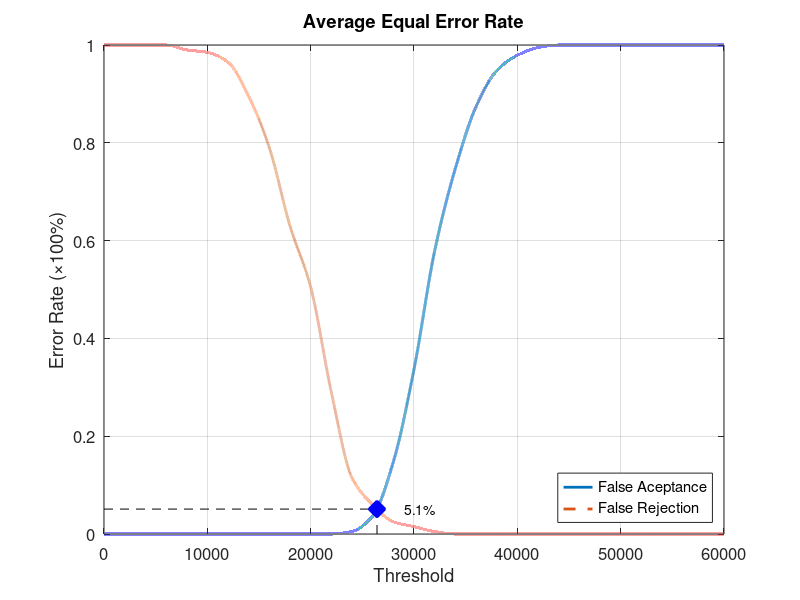
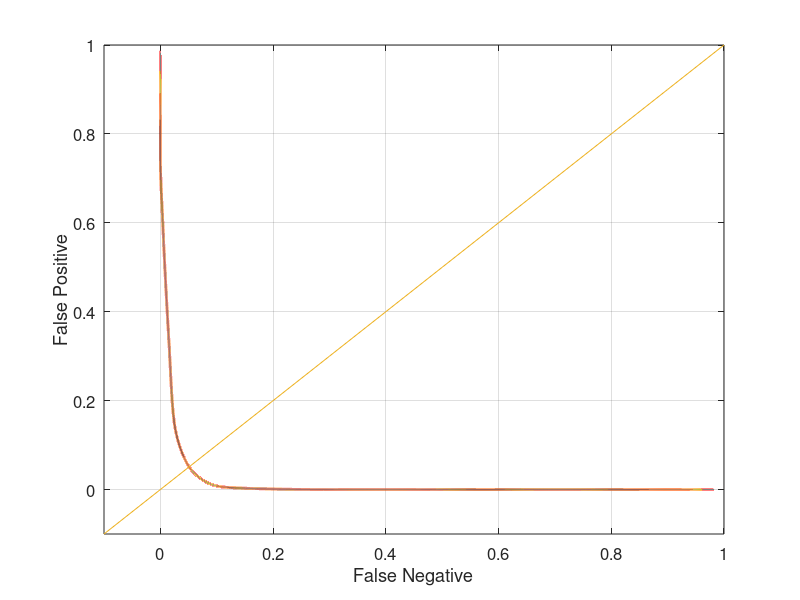

Here is the MATLAB script that generated these plots, in order:
function yEER = Database2_3
close all;
clear;
clc;
x = 0:2000:60000;
xq = 0:0.5:60000;

y0 = [0 0 0 0 0 0 0 0 0 0 0 0 0.00526316 0.0368421 0.147368 0.336842 0.578947 0.747368 0.873684 0.947368 0.978947 0.994737 1 1 1 1 1 1 1 1 1];
yy0 = interp1(x, y0, xq, 'pchip');
y1 = [1 1 1 1 0.99 0.985 0.965 0.895 0.79 0.63 0.505 0.29 0.115 0.06 0.025 0.015 0.005 0 0 0 0 0 0 0 0 0 0 0 0 0 0];
yy1 = interp1(x, y1, xq, 'pchip');

% Calculating EER: 
y2 = abs(y0 - y1);
find(y2 == min(y2))
yy2 = abs(yy0 - yy1);
xEER = find(yy2 == min(yy2));
xEERIndex = xq(xEER) % X-axis EER
yEER = yy0(xEER) % Y-axis EER

main = figure
plot(xq, yy0,'-','LineWidth', 2);	hold on
plot(xq, yy1,'--','LineWidth', 2);	hold on
plot([xEERIndex xEERIndex], [0 yEER], 'k--');	hold on
plot([0 xEERIndex], [yEER yEER], 'k--');	hold on
plot(xEERIndex, yEER, 'bx', 'LineWidth', 10);	hold on
text(xEERIndex + 10 * xEERIndex / 100, yEER, [num2str(round((10000 * yEER)) / 100) '%'])
legend('False Aceptance', 'False Rejection', 'Location', 'SouthEast')
xlabel('Threshold')
ylabel('Error Rate (\times100%)')
title('Average Equal Error Rate')
set(gca, 'FontSize', 12)
axis([0 60000 0 1])
grid on

print(main, 'Database2_3Main', '-dpng');
FNRxFPR = figure('Color', [1 1 1]);
plot(yy1, yy0, '-', yy1, yy0, 'LineWidth', 2);
hold on
y = -0.1:0.1:1
plot(y, y); 
set(gca, 'FontSize', 12)
xlabel('False Negative')
ylabel('False Positive')
axis([-0.1 1 -0.1 1])
set(gca, 'FontSize', 12)
grid on

print(FNRxFPR, 'Database2_3FNRxFPR','-dpng');
end
